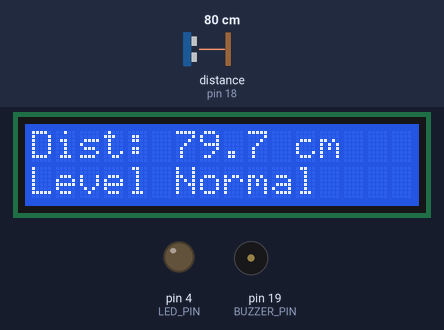
A sketch run on a simulated Arduino Uno, built with avr-gcc and run on an emulated ATmega328P. Shown: 16×2 character LCD, output pins drawn as LEDs (lit = HIGH), buzzer (waves = sounding, pin HIGH). Wiring (inferred from the names in the program): ultrasonic range finder: trigger pin 5; echo pin 18. Dashed ring = blinking. Inputs (shaded band) come from the test bench; at power-on: distance to the obstacle (sensor on pin 18) 80 cm. The echo pulse lasts 58.3 µs per cm; pins used as bus, display or sensor lines are not drawn.

Above: at 3.2 s.
3.3 s: distance to the obstacle (sensor on pin 18) set to 7 cm
At 4.4 s:
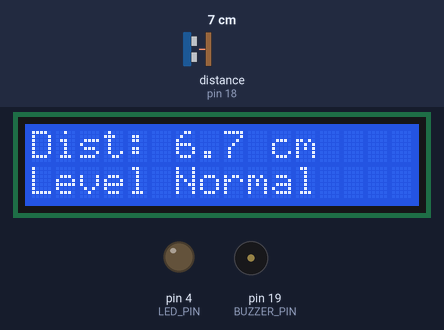
5.2 s: distance to the obstacle (sensor on pin 18) set to 4 cm
At 5.37 s:
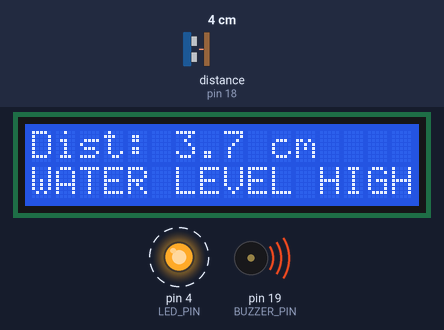
7.1 s: distance to the obstacle (sensor on pin 18) set to 18 cm
At 9.6 s:
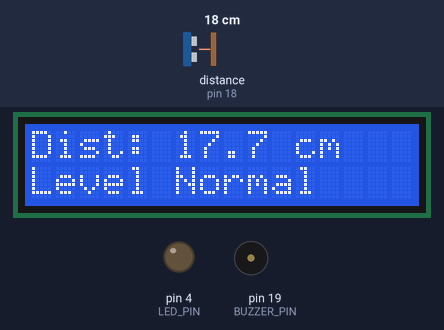
Timing chart, 0 to 11.1 s (numbered marks = the images above; inputs shaded):
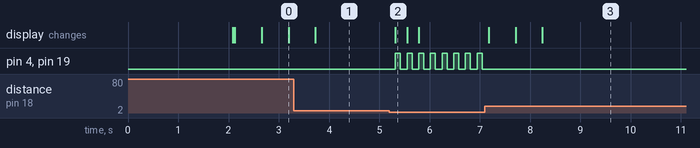

The sketch:

Dam.ino
```cpp
#include <Wire.h>
#include <LiquidCrystal_I2C.h>
#define TRIG_PIN  5
#define ECHO_PIN  18
#define BUZZER_PIN 19
#define LED_PIN 4
LiquidCrystal_I2C lcd(0x27, 16, 2);
const float WARNING_LEVEL_CM = 5.0;
void setup() {
  Serial.begin(115200);
  pinMode(TRIG_PIN, OUTPUT);
  pinMode(ECHO_PIN, INPUT);
  pinMode(BUZZER_PIN, OUTPUT);
  pinMode(LED_PIN, OUTPUT);
  lcd.init();
  lcd.backlight();
  lcd.clear();
  lcd.setCursor(0, 0);
  lcd.print("Water Level Mon.");
  delay(2000);
  lcd.clear();
}
void loop() {
  float distance_cm = measureDistance();
  lcd.setCursor(0, 0);
  lcd.print("Dist: ");
  lcd.print(distance_cm, 1);
  lcd.print(" cm   ");
  if (distance_cm < WARNING_LEVEL_CM) {
    lcd.setCursor(0, 1);
    lcd.print("WATER LEVEL HIGH!");
    digitalWrite(BUZZER_PIN, HIGH);
    digitalWrite(LED_PIN, HIGH);
    delay(100);
    digitalWrite(BUZZER_PIN, LOW);
    digitalWrite(LED_PIN, LOW);
    delay(100);
  } else {
    lcd.setCursor(0, 1);
    lcd.print("Level Normal    ");
    digitalWrite(BUZZER_PIN, LOW);
    digitalWrite(LED_PIN, LOW);
    delay(500);
  }
}
float measureDistance() {
  digitalWrite(TRIG_PIN, LOW);
  delayMicroseconds(2);
  digitalWrite(TRIG_PIN, HIGH);
  delayMicroseconds(10);
  digitalWrite(TRIG_PIN, LOW);
  long duration = pulseIn(ECHO_PIN, HIGH, 30000);
  float distance_cm = duration * 0.0343 / 2;
  if (distance_cm == 0 || distance_cm > 400) {
    return 400;
  }
  return distance_cm;
}
```

Measured:
- the behaviour switches between 6 and 5 cm on distance to the obstacle (sensor on pin 18) (found by bisection; images 1 and 2)
- after the input at 3.3 s, the display: changes after 0.43 s (image 1)
- after the input at 5.2 s, pin 4 (LED_PIN), pin 19 (BUZZER_PIN): alternates HIGH for 0.10 s and LOW for 0.13 s, starting after 0.12 s; the display: changes after 0.12 s (image 2)
- after the input at 7.1 s, pin 4 (LED_PIN), pin 19 (BUZZER_PIN): stops changing and stays LOW; the display: changes after 0.08 s (image 3)
